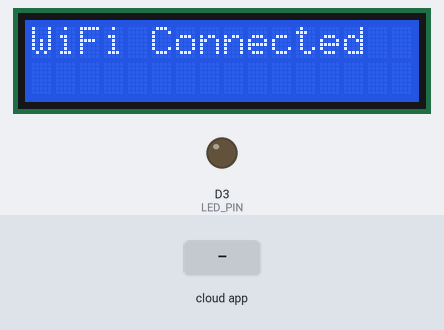
This sketch was run on a simulated ESP8266 (NodeMCU). Shown: 16×2 character LCD, output pins drawn as LEDs (lit = HIGH). Inputs (shaded band) come from the test bench. WiFi joins after 1.5 s; servers stay silent unless stated; the Firebase database answers and starts empty; what the sketch prints to the serial monitor is not drawn.

Above: at 1.6 s.
At 3.7 s:
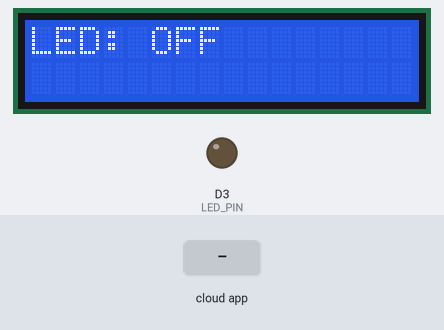
3.8 s: the phone or cloud app sets led to 1
At 5.2 s:
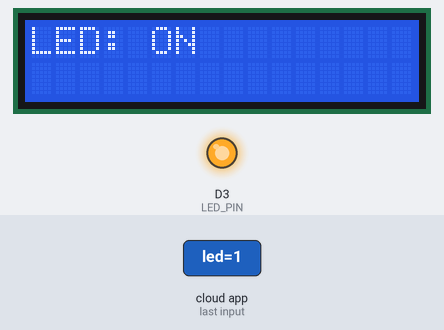
6.4 s: the phone or cloud app sets led to 0
At 7.8 s:
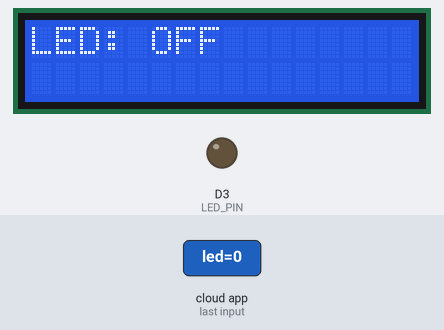
Timing chart, 0 to 9.4 s (numbered marks = the images above; inputs shaded):
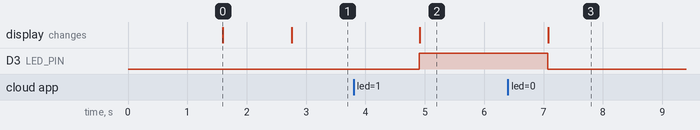

Measured:
- after the input at 3.8 s, D3 (LED_PIN): LOW → HIGH after 1.1 s; the display: changes after 1.1 s (image 2)
- after the input at 6.4 s, D3 (LED_PIN): HIGH → LOW after 0.67 s; the display: changes after 0.68 s (image 3)
- what the display in image 0 shows lasts 1.2 s, from 1.6 s to 2.8 s

The sketch:

firebaseled.ino
```cpp
#include <ESP8266WiFi.h>
#include <FirebaseESP8266.h>
#include <Wire.h>
#include <LiquidCrystal_I2C.h>

#define WIFI_SSID "Cong"
#define WIFI_PASSWORD "123456789"
#define FIREBASE_HOST "https://demo1-f568f-default-rtdb.firebaseio.com/"
#define FIREBASE_AUTH "AIzaSyCfkM-c6TM_89dL3SdABMUi_0IYsFsH9D0"

// Khai báo đối tượng Firebase
FirebaseData firebaseData;
FirebaseAuth auth;
FirebaseConfig config;

// Chân LED
#define LED_PIN D3

// Khai báo LCD I2C (Địa chỉ 0x27 hoặc 0x3F tùy module)
LiquidCrystal_I2C lcd(0x27, 16, 2);

void setup() {
    Serial.begin(115200);

    // Khởi động LCD
    lcd.init();
    lcd.backlight();
    lcd.setCursor(0, 0);
    lcd.print("Connecting WiFi");

    // Kết nối WiFi
    WiFi.begin(WIFI_SSID, WIFI_PASSWORD);
    while (WiFi.status() != WL_CONNECTED) {
        Serial.print(".");
        delay(500);
    }
    Serial.println("\nConnected to WiFi");

    lcd.clear();
    lcd.setCursor(0, 0);
    lcd.print("WiFi Connected");
    delay(1000);

    // Cấu hình Firebase
    config.host = FIREBASE_HOST;
    config.signer.tokens.legacy_token = FIREBASE_AUTH;
    Firebase.begin(&config, &auth);
    Firebase.reconnectWiFi(true);

    // Cấu hình LED
    pinMode(LED_PIN, OUTPUT);
    digitalWrite(LED_PIN, LOW); // Ban đầu tắt LED
}

void loop() {
    // Đọc giá trị từ Firebase
    if (Firebase.getInt(firebaseData, "/led")) {
        int ledState = firebaseData.intData();
        Serial.println("LED State: " + String(ledState));

        // Cập nhật trạng thái đèn
        if (ledState == 1) {
            digitalWrite(LED_PIN, HIGH);
            lcd.clear();
            lcd.setCursor(0, 0);
            lcd.print("LED: ON");
        } else {
            digitalWrite(LED_PIN, LOW);
            lcd.clear();
            lcd.setCursor(0, 0);
            lcd.print("LED: OFF");
        }
    } else {
        Serial.println("Firebase Read Error: " + firebaseData.errorReason());
        lcd.clear();
        lcd.setCursor(0, 0);
        lcd.print("Firebase Error");
    }

    delay(2000);  // Đọc dữ liệu mỗi 2 giây
}
```
